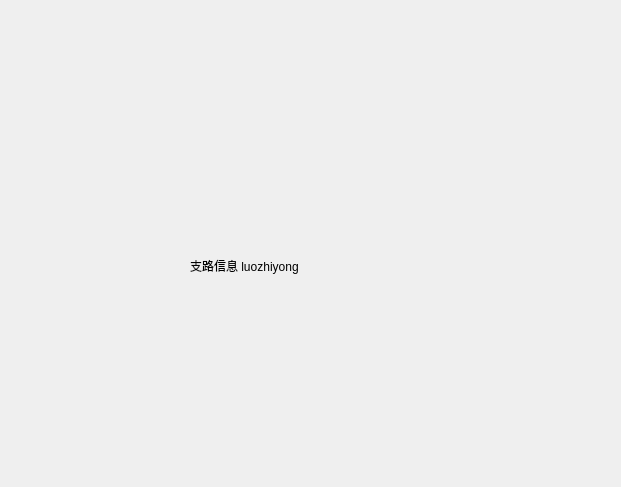
<?xml version="1.0" encoding="UTF-8"?>
<ui version="4.0">
 <class>BranchWid</class>
 <widget class="QWidget" name="BranchWid">
  <property name="geometry">
   <rect>
    <x>0</x>
    <y>0</y>
    <width>621</width>
    <height>487</height>
   </rect>
  </property>
  <property name="windowTitle">
   <string>Form</string>
  </property>
  <widget class="QLabel" name="label">
   <property name="geometry">
    <rect>
     <x>190</x>
     <y>200</y>
     <width>121</width>
     <height>131</height>
    </rect>
   </property>
   <property name="text">
    <string>支路信息 luozhiyong</string>
   </property>
  </widget>
 </widget>
 <resources/>
 <connections/>
</ui>
